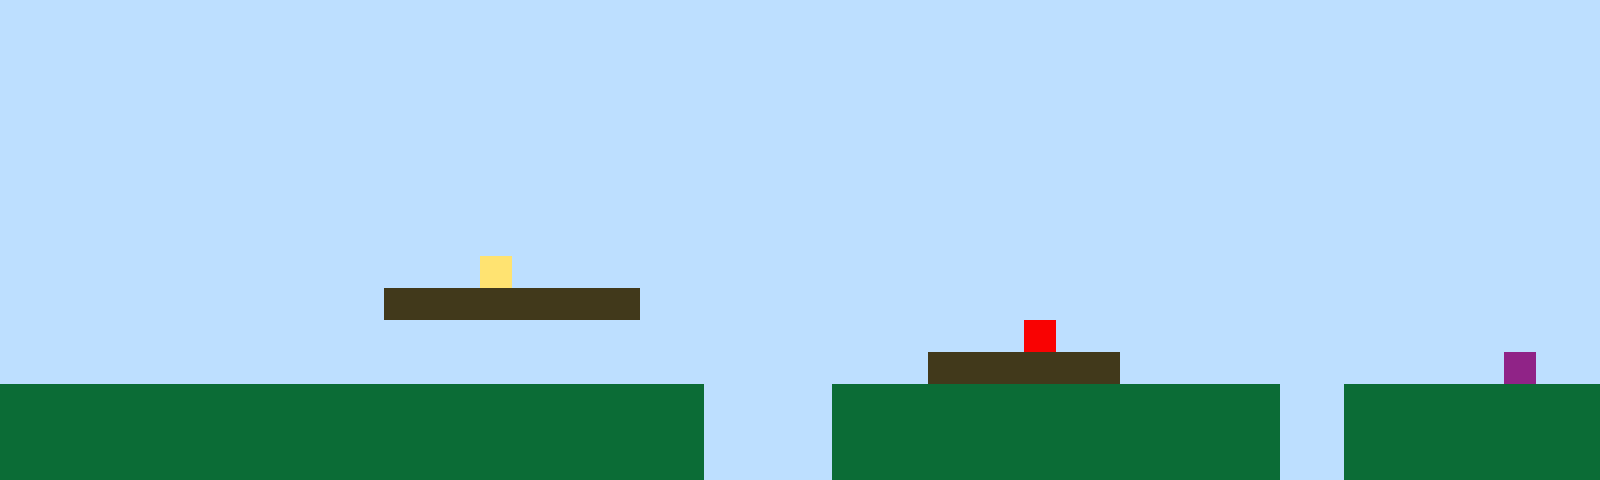

A level layout from a 2D game, rendered from its tile map. Below: a short description, then the map file with its tile-grid data intact:
An orthogonal 50x15 tile map with 32x32 px tiles, 1 tile layer (Tile Layer 1).

<map version="1.10" tiledversion="1.11.2" orientation="orthogonal" renderorder="right-up" width="50" height="15" tilewidth="32" tileheight="32" infinite="0" nextlayerid="2" nextobjectid="1"><editorsettings><export target="map1.csv" format="csv" /></editorsettings><tileset firstgid="1" name="sprites" tilewidth="32" tileheight="32" tilecount="6" columns="3"><image source="sprites.png" width="96" height="64" /></tileset><layer id="1" name="Tile Layer 1" width="50" height="15"><data encoding="csv">1,1,1,1,1,1,1,1,1,1,1,1,1,1,1,1,1,1,1,1,1,1,1,1,1,1,1,1,1,1,1,1,1,1,1,1,1,1,1,1,1,1,1,1,1,1,1,1,1,1,1,1,1,1,1,1,1,1,1,1,1,1,1,1,1,1,1,1,1,1,1,1,1,1,1,1,1,1,1,1,1,1,1,1,1,1,1,1,1,1,1,1,1,1,1,1,1,1,1,1,1,1,1,1,1,1,1,1,1,1,1,1,1,1,1,1,1,1,1,1,1,1,1,1,1,1,1,1,1,1,1,1,1,1,1,1,1,1,1,1,1,1,1,1,1,1,1,1,1,1,1,1,1,1,1,1,1,1,1,1,1,1,1,1,1,1,1,1,1,1,1,1,1,1,1,1,1,1,1,1,1,1,1,1,1,1,1,1,1,1,1,1,1,1,1,1,1,1,1,1,1,1,1,1,1,1,1,1,1,1,1,1,1,1,1,1,1,1,1,1,1,1,1,1,1,1,1,1,1,1,1,1,1,1,1,1,1,1,1,1,1,1,1,1,1,1,1,1,1,1,1,1,1,1,1,1,1,1,1,1,1,1,1,1,1,1,1,1,1,1,1,1,1,1,1,1,1,1,1,1,1,1,1,1,1,1,1,1,1,1,1,1,1,1,1,1,1,1,1,1,1,1,1,1,1,1,1,1,1,1,1,1,1,1,1,1,1,1,1,1,1,1,1,1,1,1,1,1,1,1,1,1,1,1,1,1,1,1,1,1,1,1,1,1,1,1,1,1,1,1,1,1,1,1,1,1,1,1,1,1,1,1,1,1,1,1,1,1,1,1,1,1,1,1,1,1,1,1,1,1,1,1,1,1,1,1,1,1,1,1,1,1,1,1,1,1,1,1,1,1,1,1,1,1,1,1,1,1,1,1,1,1,1,1,1,4,1,1,1,1,1,1,1,1,1,1,1,1,1,1,1,1,1,1,1,1,1,1,1,1,1,1,1,1,1,1,1,1,1,1,1,1,1,1,1,1,1,1,1,1,1,1,3,3,3,3,3,3,3,3,1,1,1,1,1,1,1,1,1,1,1,1,1,1,1,1,1,1,1,1,1,1,1,1,1,1,1,1,1,1,1,1,1,1,1,1,1,1,1,1,1,1,1,1,1,1,1,1,1,1,1,1,1,1,1,1,1,1,1,1,1,1,5,1,1,1,1,1,1,1,1,1,1,1,1,1,1,1,1,1,1,1,1,1,1,1,1,1,1,1,1,1,1,1,1,1,1,1,1,1,1,1,1,1,1,1,1,1,1,3,3,3,3,3,3,1,1,1,1,1,1,1,1,1,1,1,1,6,1,1,2,2,2,2,2,2,2,2,2,2,2,2,2,2,2,2,2,2,2,2,2,2,1,1,1,1,2,2,2,2,2,2,2,2,2,2,2,2,2,2,1,1,2,2,2,2,2,2,2,2,2,2,2,2,2,2,2,2,2,2,2,2,2,2,2,2,2,2,2,2,2,2,1,1,1,1,2,2,2,2,2,2,2,2,2,2,2,2,2,2,1,1,2,2,2,2,2,2,2,2,2,2,2,2,2,2,2,2,2,2,2,2,2,2,2,2,2,2,2,2,2,2,1,1,1,1,2,2,2,2,2,2,2,2,2,2,2,2,2,2,1,1,2,2,2,2,2,2,2,2</data></layer></map>
